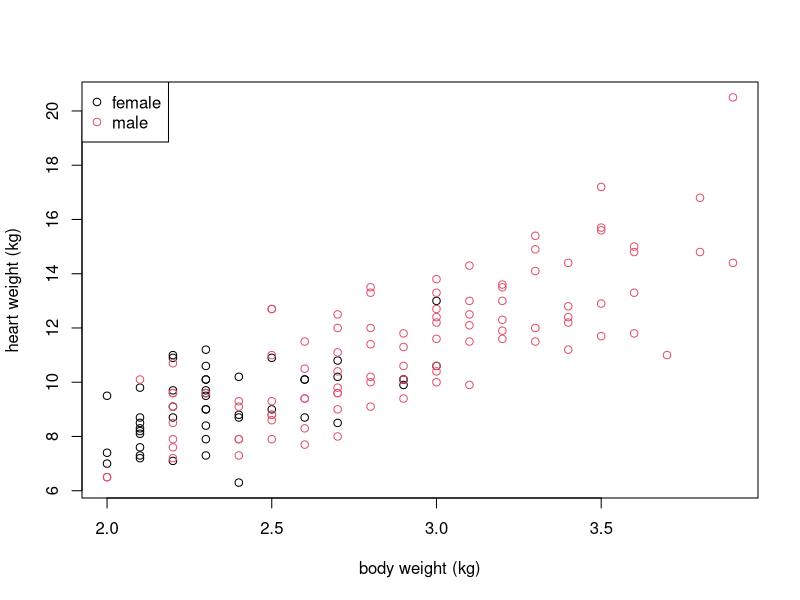
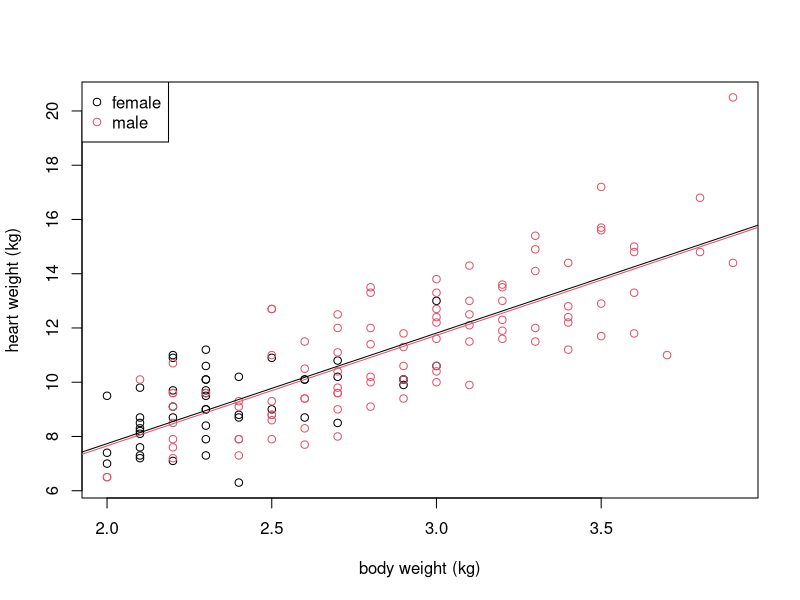

The R script that drew these images, in order:
# 21.1
library("MASS")
?cats
summary(cats)

plot(cats$Bwt, cats$Hwt, col = cats$Sex,
     xlab = "body weight (kg)", ylab = "heart weight (kg)")
legend("topleft", legend = c("female", "male"), col = c(1, 2), pch = c(1, 1))

catsfit <- lm(Hwt~Bwt+Sex, data = cats)
summary(catsfit)
# Hwt = 4.0758 * Bwt + -0.0821 * isMale + -0.4149
# sex does not seem to really matter much

names(summary(catsfit))
summary(catsfit)$r.squared
summary(catsfit)$fstatistic

predict(catsfit, newdata = data.frame(Bwt = 3.4, Sex = "F"),
        level = .95, interval = "prediction")

plot(cats$Bwt, cats$Hwt, col = cats$Sex,
     xlab = "body weight (kg)", ylab = "heart weight (kg)")
legend("topleft", legend = c("female", "male"), col = c(1, 2), pch = c(1, 1))

seq <- seq(min(cats$Bwt) - 2, max(cats$Bwt) + 2, length = 100)
n <- length(seq)
predict <- predict(catsfit, newdata = data.frame(
  Bwt = rep(seq, 2), Sex = rep(c("M", "F"), each = n)))
lines(seq, predict[1:n], col = 2)
lines(seq, predict[(n+1):(2*n)], col = 1)
# shows that sex does not matter much